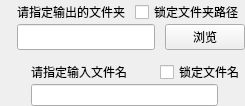
            <widget class="QWidget" name="wdg_output_info" native="true">
             <property name="sizePolicy">
              <sizepolicy hsizetype="Expanding" vsizetype="Expanding">
               <horstretch>0</horstretch>
               <verstretch>40</verstretch>
              </sizepolicy>
             </property>
             <property name="wdg_group" stdset="0">
              <string>area_widget</string>
             </property>
             <layout class="QVBoxLayout" name="verticalLayout_16">
              <property name="spacing">
               <number>10</number>
              </property>
              <property name="leftMargin">
               <number>0</number>
              </property>
              <property name="topMargin">
               <number>0</number>
              </property>
              <property name="rightMargin">
               <number>0</number>
              </property>
              <property name="bottomMargin">
               <number>0</number>
              </property>
              <item>
               <widget class="QWidget" name="wdg_output_folder_path" native="true">
                <property name="sizePolicy">
                 <sizepolicy hsizetype="Expanding" vsizetype="Expanding">
                  <horstretch>0</horstretch>
                  <verstretch>0</verstretch>
                 </sizepolicy>
                </property>
                <layout class="QHBoxLayout" name="horizontalLayout_13">
                 <property name="spacing">
                  <number>10</number>
                 </property>
                 <property name="leftMargin">
                  <number>0</number>
                 </property>
                 <property name="topMargin">
                  <number>0</number>
                 </property>
                 <property name="rightMargin">
                  <number>0</number>
                 </property>
                 <property name="bottomMargin">
                  <number>0</number>
                 </property>
                 <item>
                  <widget class="QLabel" name="lb_output_folder_path_icon">
                   <property name="sizePolicy">
                    <sizepolicy hsizetype="Expanding" vsizetype="Expanding">
                     <horstretch>10</horstretch>
                     <verstretch>0</verstretch>
                    </sizepolicy>
                   </property>
                   <property name="text">
                    <string/>
                   </property>
                  </widget>
                 </item>
                 <item>
                  <widget class="QWidget" name="widget_12" native="true">
                   <property name="sizePolicy">
                    <sizepolicy hsizetype="Expanding" vsizetype="Expanding">
                     <horstretch>100</horstretch>
                     <verstretch>0</verstretch>
                    </sizepolicy>
                   </property>
                   <layout class="QVBoxLayout" name="verticalLayout_6">
                    <property name="spacing">
                     <number>0</number>
                    </property>
                    <property name="leftMargin">
                     <number>0</number>
                    </property>
                    <property name="topMargin">
                     <number>0</number>
                    </property>
                    <property name="rightMargin">
                     <number>0</number>
                    </property>
                    <property name="bottomMargin">
                     <number>0</number>
                    </property>
                    <item>
                     <widget class="QWidget" name="widget_16" native="true">
                      <property name="sizePolicy">
                       <sizepolicy hsizetype="Expanding" vsizetype="Expanding">
                        <horstretch>0</horstretch>
                        <verstretch>0</verstretch>
                       </sizepolicy>
                      </property>
                      <layout class="QHBoxLayout" name="horizontalLayout_15">
                       <property name="spacing">
                        <number>10</number>
                       </property>
                       <property name="leftMargin">
                        <number>0</number>
                       </property>
                       <property name="topMargin">
                        <number>0</number>
                       </property>
                       <property name="rightMargin">
                        <number>0</number>
                       </property>
                       <property name="bottomMargin">
                        <number>0</number>
                       </property>
                       <item>
                        <widget class="QLabel" name="lb_output_folder_path">
                         <property name="sizePolicy">
                          <sizepolicy hsizetype="Expanding" vsizetype="Expanding">
                           <horstretch>100</horstretch>
                           <verstretch>0</verstretch>
                          </sizepolicy>
                         </property>
                         <property name="text">
                          <string>请指定输出的文件夹</string>
                         </property>
                        </widget>
                       </item>
                       <item>
                        <widget class="QCheckBox" name="cb_lock_output_folder">
                         <property name="sizePolicy">
                          <sizepolicy hsizetype="Expanding" vsizetype="Expanding">
                           <horstretch>50</horstretch>
                           <verstretch>0</verstretch>
                          </sizepolicy>
                         </property>
                         <property name="cursor">
                          <cursorShape>PointingHandCursor</cursorShape>
                         </property>
                         <property name="text">
                          <string>锁定文件夹路径</string>
                         </property>
                        </widget>
                       </item>
                      </layout>
                     </widget>
                    </item>
                    <item>
                     <widget class="QWidget" name="widget_44" native="true">
                      <property name="sizePolicy">
                       <sizepolicy hsizetype="Expanding" vsizetype="Expanding">
                        <horstretch>0</horstretch>
                        <verstretch>0</verstretch>
                       </sizepolicy>
                      </property>
                      <layout class="QHBoxLayout" name="horizontalLayout_36">
                       <property name="spacing">
                        <number>10</number>
                       </property>
                       <property name="leftMargin">
                        <number>0</number>
                       </property>
                       <property name="topMargin">
                        <number>0</number>
                       </property>
                       <property name="rightMargin">
                        <number>0</number>
                       </property>
                       <property name="bottomMargin">
                        <number>0</number>
                       </property>
                       <item>
                        <widget class="QLineEdit" name="le_output_folder_path">
                         <property name="sizePolicy">
                          <sizepolicy hsizetype="Expanding" vsizetype="Expanding">
                           <horstretch>100</horstretch>
                           <verstretch>0</verstretch>
                          </sizepolicy>
                         </property>
                        </widget>
                       </item>
                       <item>
                        <widget class="QPushButton" name="pb_output_folder_browser">
                         <property name="sizePolicy">
                          <sizepolicy hsizetype="Expanding" vsizetype="Expanding">
                           <horstretch>10</horstretch>
                           <verstretch>0</verstretch>
                          </sizepolicy>
                         </property>
                         <property name="cursor">
                          <cursorShape>PointingHandCursor</cursorShape>
                         </property>
                         <property name="text">
                          <string>浏览</string>
                         </property>
                        </widget>
                       </item>
                      </layout>
                     </widget>
                    </item>
                   </layout>
                  </widget>
                 </item>
                </layout>
               </widget>
              </item>
              <item>
               <widget class="QWidget" name="wdg_output_file_name" native="true">
                <property name="sizePolicy">
                 <sizepolicy hsizetype="Expanding" vsizetype="Expanding">
                  <horstretch>0</horstretch>
                  <verstretch>0</verstretch>
                 </sizepolicy>
                </property>
                <layout class="QHBoxLayout" name="horizontalLayout_14">
                 <property name="spacing">
                  <number>10</number>
                 </property>
                 <property name="leftMargin">
                  <number>0</number>
                 </property>
                 <property name="topMargin">
                  <number>0</number>
                 </property>
                 <property name="rightMargin">
                  <number>0</number>
                 </property>
                 <property name="bottomMargin">
                  <number>0</number>
                 </property>
                 <item>
                  <widget class="QLabel" name="lb_output_file_name_icon">
                   <property name="sizePolicy">
                    <sizepolicy hsizetype="Expanding" vsizetype="Expanding">
                     <horstretch>10</horstretch>
                     <verstretch>0</verstretch>
                    </sizepolicy>
                   </property>
                   <property name="text">
                    <string/>
                   </property>
                  </widget>
                 </item>
                 <item>
                  <widget class="QWidget" name="widget_14" native="true">
                   <property name="sizePolicy">
                    <sizepolicy hsizetype="Expanding" vsizetype="Expanding">
                     <horstretch>100</horstretch>
                     <verstretch>0</verstretch>
                    </sizepolicy>
                   </property>
                   <layout class="QVBoxLayout" name="verticalLayout_7">
                    <property name="spacing">
                     <number>0</number>
                    </property>
                    <property name="leftMargin">
                     <number>0</number>
                    </property>
                    <property name="topMargin">
                     <number>0</number>
                    </property>
                    <property name="rightMargin">
                     <number>0</number>
                    </property>
                    <property name="bottomMargin">
                     <number>0</number>
                    </property>
                    <item>
                     <widget class="QWidget" name="widget_20" native="true">
                      <property name="sizePolicy">
                       <sizepolicy hsizetype="Expanding" vsizetype="Expanding">
                        <horstretch>0</horstretch>
                        <verstretch>0</verstretch>
                       </sizepolicy>
                      </property>
                      <layout class="QHBoxLayout" name="horizontalLayout_18">
                       <property name="spacing">
                        <number>10</number>
                       </property>
                       <property name="leftMargin">
                        <number>0</number>
                       </property>
                       <property name="topMargin">
                        <number>0</number>
                       </property>
                       <property name="rightMargin">
                        <number>0</number>
                       </property>
                       <property name="bottomMargin">
                        <number>0</number>
                       </property>
                       <item>
                        <widget class="QLabel" name="lb_output_file_name">
                         <property name="sizePolicy">
                          <sizepolicy hsizetype="Expanding" vsizetype="Expanding">
                           <horstretch>100</horstretch>
                           <verstretch>0</verstretch>
                          </sizepolicy>
                         </property>
                         <property name="text">
                          <string>请指定输入文件名</string>
                         </property>
                        </widget>
                       </item>
                       <item>
                        <widget class="QCheckBox" name="cb_lock_output_file_name">
                         <property name="sizePolicy">
                          <sizepolicy hsizetype="Expanding" vsizetype="Expanding">
                           <horstretch>50</horstretch>
                           <verstretch>0</verstretch>
                          </sizepolicy>
                         </property>
                         <property name="cursor">
                          <cursorShape>PointingHandCursor</cursorShape>
                         </property>
                         <property name="text">
                          <string>锁定文件名</string>
                         </property>
                        </widget>
                       </item>
                      </layout>
                     </widget>
                    </item>
                    <item>
                     <widget class="QWidget" name="widget_52" native="true">
                      <property name="sizePolicy">
                       <sizepolicy hsizetype="Expanding" vsizetype="Expanding">
                        <horstretch>0</horstretch>
                        <verstretch>0</verstretch>
                       </sizepolicy>
                      </property>
                      <layout class="QHBoxLayout" name="horizontalLayout_43">
                       <property name="spacing">
                        <number>5</number>
                       </property>
                       <property name="leftMargin">
                        <number>0</number>
                       </property>
                       <property name="topMargin">
                        <number>0</number>
                       </property>
                       <property name="rightMargin">
                        <number>0</number>
                       </property>
                       <property name="bottomMargin">
                        <number>0</number>
                       </property>
                       <item>
                        <widget class="QLineEdit" name="le_output_file_name">
                         <property name="sizePolicy">
                          <sizepolicy hsizetype="Expanding" vsizetype="Expanding">
                           <horstretch>100</horstretch>
                           <verstretch>0</verstretch>
                          </sizepolicy>
                         </property>
                        </widget>
                       </item>
                       <item>
                        <widget class="QWidget" name="widget_21" native="true">
                         <property name="sizePolicy">
                          <sizepolicy hsizetype="Expanding" vsizetype="Expanding">
                           <horstretch>12</horstretch>
                           <verstretch>0</verstretch>
                          </sizepolicy>
                         </property>
                        </widget>
                       </item>
                      </layout>
                     </widget>
                    </item>
                   </layout>
                  </widget>
                 </item>
                </layout>
               </widget>
              </item>
             </layout>
            </widget>
